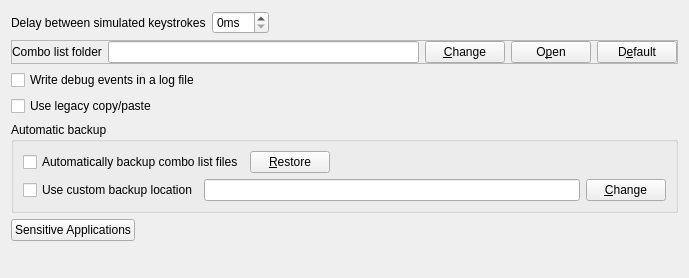
     <widget class="QWidget" name="tabAdvanced">
      <attribute name="title">
       <string>Advanced</string>
      </attribute>
      <layout class="QVBoxLayout" name="verticalLayout_4">
       <item>
        <layout class="QHBoxLayout" name="horizontalLayout_8">
         <item>
          <widget class="QLabel" name="labelDelayBetweenKeystrokes">
           <property name="text">
            <string>Delay between simulated keystrokes</string>
           </property>
          </widget>
         </item>
         <item>
          <widget class="QSpinBox" name="spinDelayBetweenKeystrokes">
           <property name="suffix">
            <string>ms</string>
           </property>
          </widget>
         </item>
         <item>
          <spacer name="horizontalSpacer_4">
           <property name="orientation">
            <enum>Qt::Horizontal</enum>
           </property>
           <property name="sizeHint" stdset="0">
            <size>
             <width>0</width>
             <height>20</height>
            </size>
           </property>
          </spacer>
         </item>
        </layout>
       </item>
       <item>
        <widget class="QFrame" name="frameComboListFolder">
         <property name="minimumSize">
          <size>
           <width>0</width>
           <height>0</height>
          </size>
         </property>
         <property name="frameShape">
          <enum>QFrame::StyledPanel</enum>
         </property>
         <property name="frameShadow">
          <enum>QFrame::Raised</enum>
         </property>
         <layout class="QHBoxLayout" name="horizontalLayout_3">
          <property name="leftMargin">
           <number>0</number>
          </property>
          <property name="topMargin">
           <number>0</number>
          </property>
          <property name="rightMargin">
           <number>0</number>
          </property>
          <property name="bottomMargin">
           <number>0</number>
          </property>
          <item>
           <widget class="QLabel" name="labelComboListFolder">
            <property name="text">
             <string>Combo list folder</string>
            </property>
           </widget>
          </item>
          <item>
           <widget class="QLineEdit" name="editComboListFolder">
            <property name="readOnly">
             <bool>true</bool>
            </property>
           </widget>
          </item>
          <item>
           <widget class="QPushButton" name="buttonChangeComboListFolder">
            <property name="text">
             <string>&amp;Change</string>
            </property>
           </widget>
          </item>
          <item>
           <widget class="QPushButton" name="buttonOpenComboListFolder">
            <property name="text">
             <string>O&amp;pen</string>
            </property>
           </widget>
          </item>
          <item>
           <widget class="QPushButton" name="buttonResetComboListFolder">
            <property name="text">
             <string>D&amp;efault</string>
            </property>
           </widget>
          </item>
         </layout>
        </widget>
       </item>
       <item>
        <widget class="QCheckBox" name="checkWriteDebugLogFile">
         <property name="text">
          <string>Write debug events in a log file</string>
         </property>
        </widget>
       </item>
       <item>
        <widget class="QCheckBox" name="checkUseLegacyCopyPaste">
         <property name="text">
          <string>Use legacy copy/paste</string>
         </property>
        </widget>
       </item>
       <item>
        <widget class="QGroupBox" name="groupboxAutoBackup">
         <property name="title">
          <string>Automatic backup</string>
         </property>
         <layout class="QVBoxLayout" name="verticalLayout_2">
          <item>
           <layout class="QHBoxLayout" name="horizontalLayout_14">
            <item>
             <widget class="QCheckBox" name="checkAutoBackup">
              <property name="text">
               <string>Automatically backup combo list files</string>
              </property>
             </widget>
            </item>
            <item>
             <widget class="QPushButton" name="buttonRestoreBackup">
              <property name="toolTip">
               <string>Restore a backup.</string>
              </property>
              <property name="text">
               <string>&amp;Restore</string>
              </property>
             </widget>
            </item>
            <item>
             <spacer name="horizontalSpacer_2">
              <property name="orientation">
               <enum>Qt::Horizontal</enum>
              </property>
              <property name="sizeHint" stdset="0">
               <size>
                <width>0</width>
                <height>13</height>
               </size>
              </property>
             </spacer>
            </item>
           </layout>
          </item>
          <item>
           <layout class="QHBoxLayout" name="horizontalLayout_15">
            <item>
             <widget class="QCheckBox" name="checkUseCustomBackupLocation">
              <property name="text">
               <string>Use custom backup location</string>
              </property>
             </widget>
            </item>
            <item>
             <widget class="QLineEdit" name="editCustomBackupLocation">
              <property name="readOnly">
               <bool>true</bool>
              </property>
             </widget>
            </item>
            <item>
             <widget class="QPushButton" name="buttonChangeCustomBackupLocation">
              <property name="text">
               <string>&amp;Change</string>
              </property>
             </widget>
            </item>
           </layout>
          </item>
         </layout>
        </widget>
       </item>
       <item>
        <layout class="QHBoxLayout" name="horizontalLayout_6">
         <item>
          <widget class="QPushButton" name="buttonSensitiveApplications">
           <property name="text">
            <string>Sensitive Applications</string>
           </property>
          </widget>
         </item>
         <item>
          <spacer name="horizontalSpacer_7">
           <property name="orientation">
            <enum>Qt::Horizontal</enum>
           </property>
           <property name="sizeType">
            <enum>QSizePolicy::Expanding</enum>
           </property>
           <property name="sizeHint" stdset="0">
            <size>
             <width>0</width>
             <height>10</height>
            </size>
           </property>
          </spacer>
         </item>
        </layout>
       </item>
       <item>
        <spacer name="verticalSpacer_5">
         <property name="orientation">
          <enum>Qt::Vertical</enum>
         </property>
         <property name="sizeType">
          <enum>QSizePolicy::Expanding</enum>
         </property>
         <property name="sizeHint" stdset="0">
          <size>
           <width>667</width>
           <height>26</height>
          </size>
         </property>
        </spacer>
       </item>
      </layout>
     </widget>
